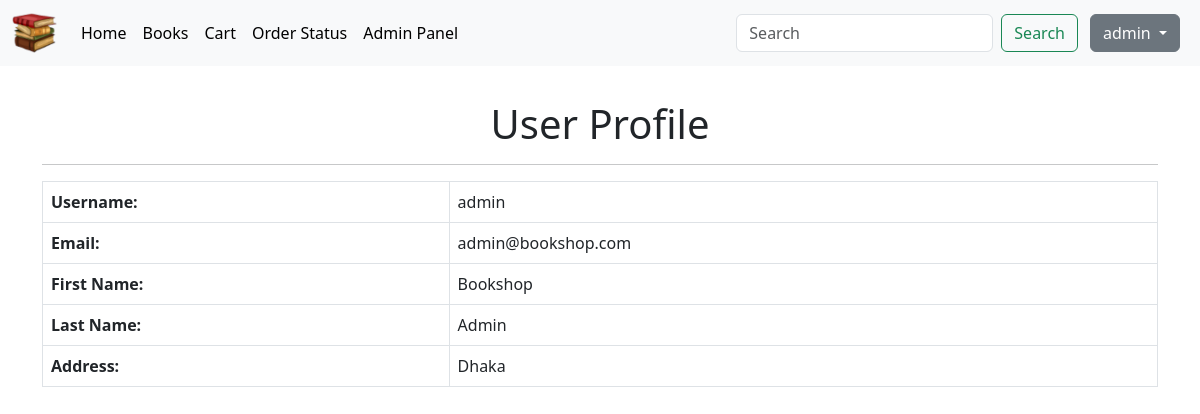
The app's page /profile.php (signed in) with its own data.
### tables this page shows
CREATE TABLE `users` (
  `user_id` int(11) NOT NULL,
  `username` varchar(50) NOT NULL,
  `email` varchar(255) NOT NULL,
  `password` varchar(255) NOT NULL,
  `first_name` varchar(50) DEFAULT NULL,
  `last_name` varchar(50) DEFAULT NULL,
  `address` varchar(255) DEFAULT NULL,
  `user_role` enum('admin','user') NOT NULL DEFAULT 'user'
);

### profile.php (the view, shortened to what this page needs)
<?php
require_once 'connection.php';
$user_id = $_SESSION['user_id'];
$sql = "SELECT * FROM users WHERE user_id = $user_id";
$result = mysqli_query($conn, $sql);
$user = mysqli_fetch_assoc($result);
?>
<!DOCTYPE html>
<html lang="en">
<head>
    <link href="https://cdn.jsdelivr.net/npm/bootstrap@5.3.0-alpha3/dist/css/bootstrap.min.css" rel="stylesheet">
</head>
<body>
    <?php include 'navbar.php'; ?>
    <div class="container my-6">
        <h1 class="text-center" style="margin-top: 100px">User Profile</h1>
        <hr>
        <table class="table table-bordered">
            <tbody>
                <tr>
                    <th>Username:</th>
                    <td><?php echo $user['username']; ?></td>
                </tr>
                <tr>
                    <th>Email:</th>
                    <td><?php echo $user['email']; ?></td>
                </tr>
                <tr>
                    <th>First Name:</th>
                    <td><?php echo $user['first_name']; ?></td>
                </tr>
                <tr>
                    <th>Last Name:</th>
                    <td><?php echo $user['last_name']; ?></td>
                </tr>
                <tr>
                    <th>Address:</th>
                    <td><?php echo $user['address']; ?></td>
                </tr>
            </tbody>
        </table>
    </div>
</body>
</html>

### records on screen
users: username "admin", email "admin@bookshop.com", first_name "Bookshop", last_name "Admin", address "Dhaka"

### other values on screen
$_SESSION['username'] "admin"
